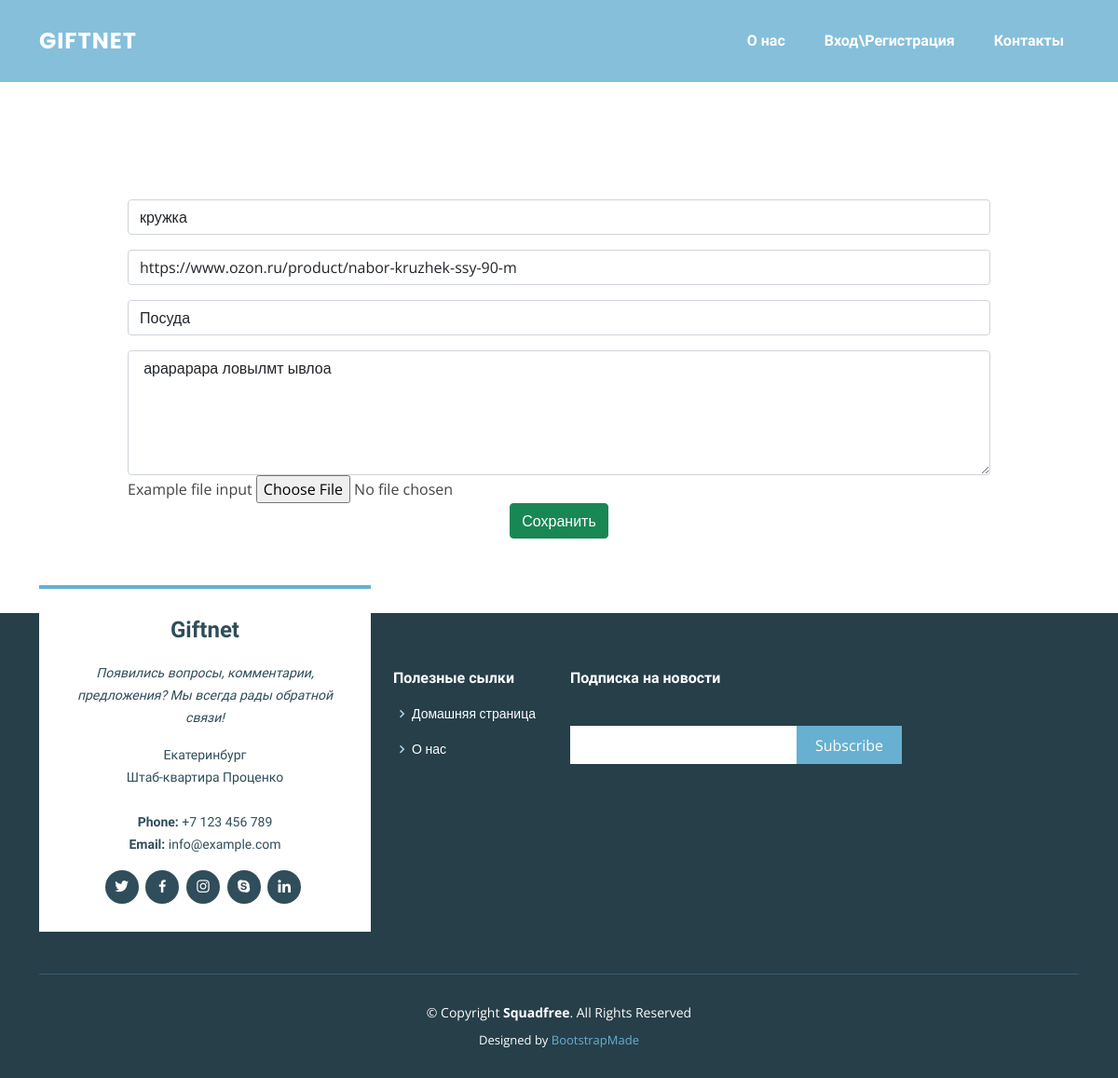
Screenshot of /userprofile/edit_wish/19/ with the database file from the repository.
### userprofile/models.py (models this page shows, shortened)
class Wish(models.Model):
    username = models.CharField(max_length=50)
    data = models.DateTimeField(auto_now_add=True)
    title = models.CharField(max_length=50)
    link = models.CharField(max_length=50, default='')
    image = models.ImageField(upload_to='img/', default='default.jpg', blank=True)
    description = models.CharField(max_length=500, default='')
    type = models.CharField(max_length=50, default='Разное')

### userprofile/views.py (the view)
# urls.py: path('edit_wish/<int:id>/', views.edit_wish, name='editwish'),
def edit_wish(request, id):
    if request.method == "POST":
        wishdata = Wish.objects.get(id=id)
        wish_data = {}
        for i in request.POST.keys():
            if i in ['title', 'link', 'description', 'username', 'type']:
                wish_data[i] = request.POST.get(i)
        wish_data['username'] = User.objects.get(username=request.user)
        try:
            wish_data['image'] = request.FILES['uploadimage']
        except:
            pass
        wishdata.save()
        return redirect('userprofile')
    else:
        wishdata = Wish.objects.get(id=id)
        context = {
            'title': wishdata.title,
            'link': wishdata.link,
            'description': wishdata.description,
            'image': wishdata.image,
            'type': wishdata.type
        }
        return render(request, 'edit_wish.html', context)

### userprofile/templates/edit_wish.html (shortened to what this page needs)
{% extends 'layouts.html' %}
{% block content %}
<main id="main">
    <section id="contact" class="contact">
        <div class="container">
            <div class="row mt-5 justify-content-center" data-aos="fade-up">
                <div class="col-lg-10">
                    <form action="" method="post" enctype="multipart/form-data">
                        <div class="form-group mt-3">
                            <input type="text" class="form-control" name="title" id="title" placeholder="Название"
                                   value="{{ title }}" required>
                        </div>
                        <div class="form-group mt-3">
                            <input type="url" class="form-control" name="link" id="link" placeholder="Ссылка"
                                   value="{{ link }}">
                        </div>
                        <div class="form-group mt-3">
                            <input type="text" class="form-control" name="type" id="type" placeholder="Раздел"
                                   value="{{ type }}">
                        </div>
                        <div class="form-group mt-3">
                            <textarea class="form-control" name="description" rows="5"
                                      placeholder="Описание"> {{ description }} </textarea>
                        </div>
                        <div class="form-group">
                            <label for="uploadimage">Example file input</label>
                            <input type="file" class="form-control-file" id="uploadimage" name="uploadimage">
                        </div>
                        <div class="text-center">
                            <button class="btn btn-success" type="submit">Сохранить</button>
                        </div>
                    </form>
                </div>
            </div>
        </div>
    </section>
</main>
{% endblock %}

### static/css/style.css (style rules this page uses)
body { font-family: "Open Sans", sans-serif; color: #444444; }
#main { margin-top: 90px; }
section { padding: 60px 0; overflow: hidden; }
.contact { padding-bottom: 80px; }

### rows the page displays
Wish: title "кружка", link "https://www.ozon.ru/product/nabor-kruzhek-ssy-90-m", type "Посуда", description "арарарара ловылмт ывлоа"
